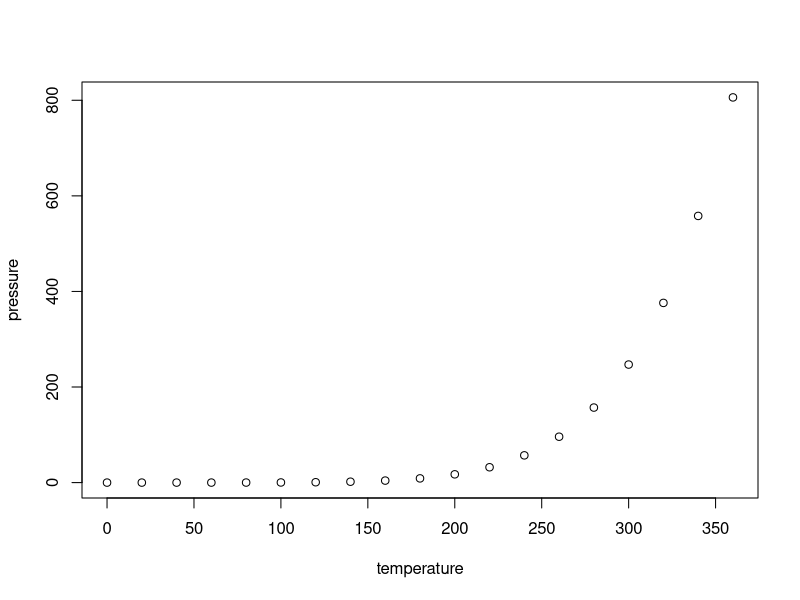
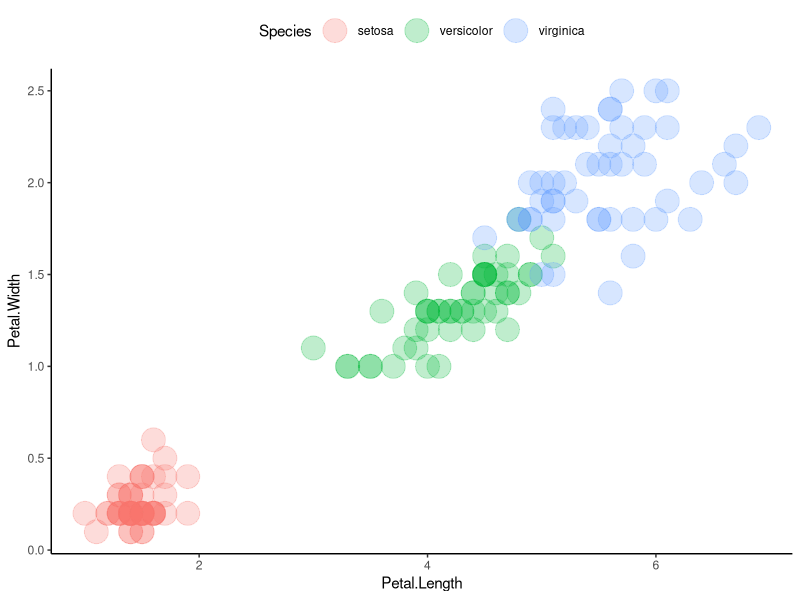

Generate these figures, in order, with R:
## ---- chunk 1
knitr::opts_chunk$set(echo = TRUE)
## ---- chunk 2
summary(cars)
## ---- chunk 3
plot(pressure)
## ---- chunk 4
2 + 2
# hashtag text within a chunk to comment it.

# click "Code" and "Insert chunk" to see the keyboard shortcut.  
## ---- chunk 5
# install.packages("ggplot2")
library(ggplot2)
ggplot(data = iris, aes(x = Petal.Length, y = Petal.Width, 
                        color = Species, shsape = Species)) + 
  geom_point(size = 7.8, alpha = 0.25) + 
  theme_classic() + theme(legend.position = "top")
